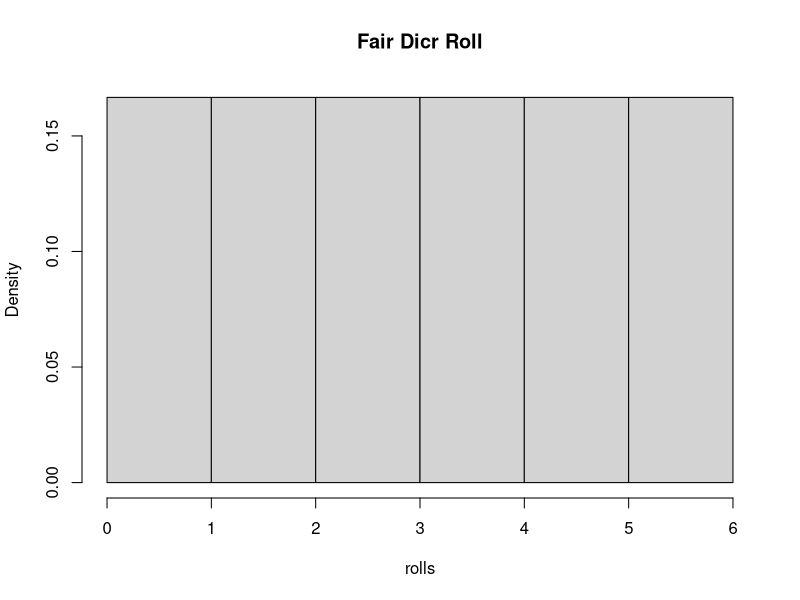
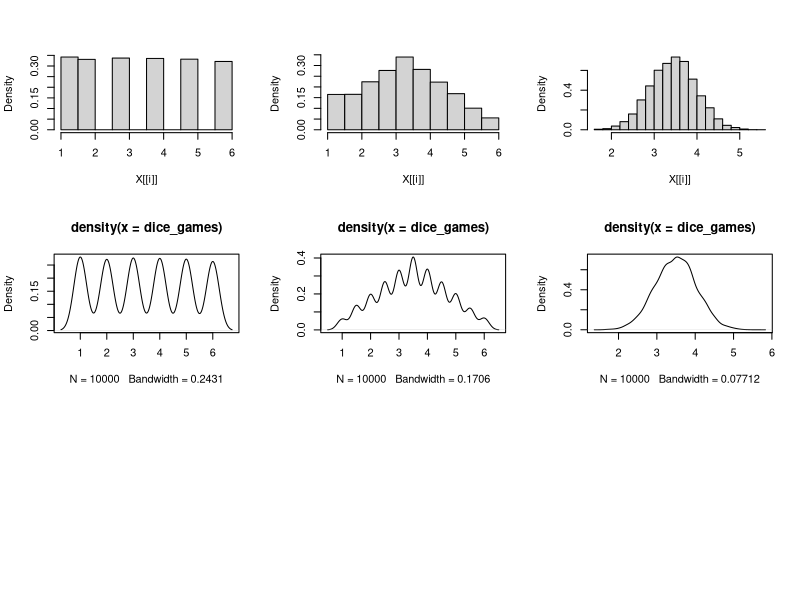

Source code (R) for these figures, in order:
#rolling a die
rolls <- sample(1:6, 6, replace=FALSE)
hist(rolls, prob=TRUE, col="lightgray", breaks=0:6, main="Fair Dicr Roll")

num_dice <- c(1, 2, 10)
die_rolls <- function(){
  round(runif(10000, min=0.5, max=6.5))
}
dice_means <- function(num_dice){
  rowMeans(replicate(num_dice, die_rolls()))
}
plt_density <- function(dice_games){
  plot(density(dice_games))
}

# rowmeans of rolling one die 10000 times and rolling 10 dice 10000 times
dice_games = lapply(num_dice, dice_means)

par(mfrow=c(3, 3))
invisible(sapply(dice_games, hist, col="lightgray", main=NULL, prob=TRUE))
invisible(sapply(dice_games, plt_density))

# list all possible means that two dice can possibly produce together
mean_rolls <- matrix(NA, nrow=6, ncol=6)
for(i in 1:6){
  for(j in 1:6){
    mean_rolls[i, j] = mean(c(i ,j))
  }
}
# we can see that some means are easier to arrive than others
# THis illustrate the Central Limit Theorem.
# Values that are towards the center of possible outcomes are more likely to occur because there are more random combinations with which they can be produced.
